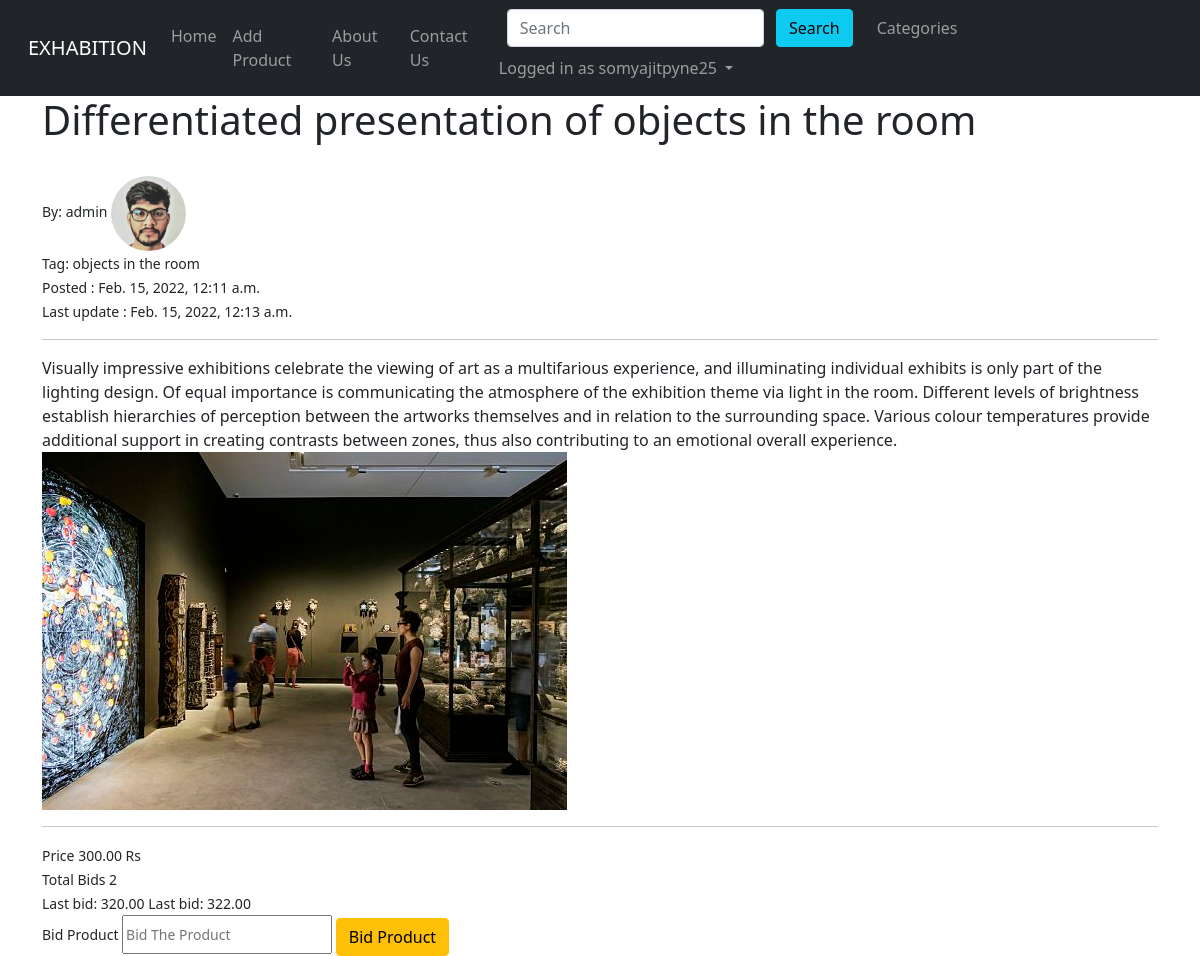
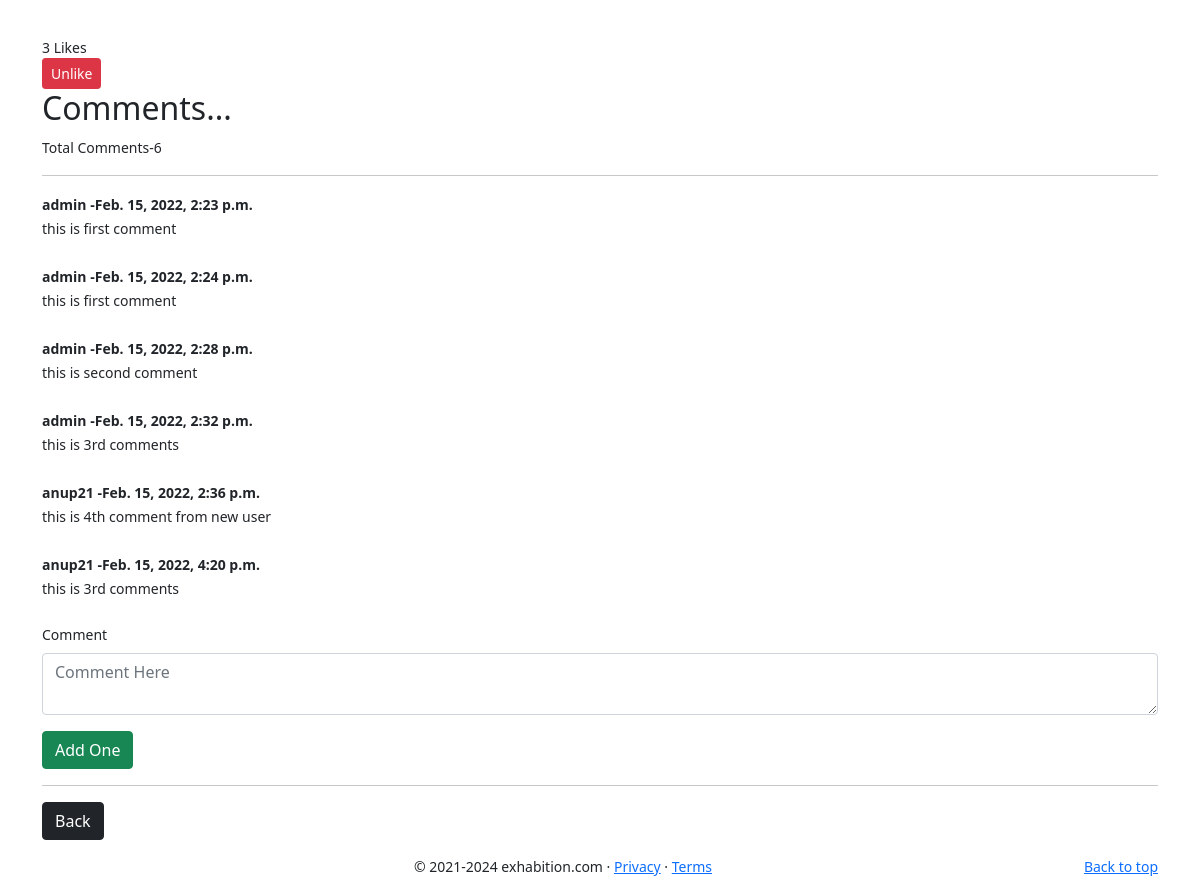
/Product/5 (signed in), run on the app's committed database (2 pictures, top to bottom).
### home/models.py (models this page shows, shortened)
class Product(models.Model):
    title=models.CharField(max_length=255)
    product_image=models.ImageField(null=True, blank=True,upload_to='images/')
    title_tag=models.CharField(max_length=255)
    author=models.ForeignKey(User, on_delete=models.CASCADE)
    desc=RichTextField(blank=True, null=True)
    price=models.DecimalField(max_digits=8, decimal_places=2)
    category=models.CharField(max_length=255)
    likes=models.ManyToManyField(User,related_name='product_posts')
    created_at=models.DateTimeField(auto_now_add=True)
    updated_at = models.DateTimeField(auto_now=True)
    def total_likes(self):
        return self.likes.count()

class Profile(models.Model):
    user=models.OneToOneField(User, null=True, on_delete=models.CASCADE)
    bio=models.TextField()
    profile_pic=models.ImageField(null=True, blank=True,upload_to='images/profile/')
    website_url=models.CharField(max_length=255,null=True, blank=True)
    facebook_url=models.CharField(max_length=255,null=True, blank=True)
    twitter_url=models.CharField(max_length=255,null=True, blank=True)
    instagram_url=models.CharField(max_length=255,null=True, blank=True)

class Bid(models.Model):
    product=models.ForeignKey(Product, related_name="bids", on_delete=models.CASCADE)
    author=models.ForeignKey(User, on_delete=models.CASCADE)
    bid_price=models.DecimalField(max_digits=8, decimal_places=2)
    parrent=models.ForeignKey('self', on_delete=models.CASCADE, null=True)
    created_at=models.DateTimeField(auto_now_add=True)
    updated_at=models.DateTimeField(auto_now=True)

class Comment(models.Model):
    product=models.ForeignKey(Product, related_name="comments", on_delete=models.CASCADE)
    author=models.ForeignKey(User, on_delete=models.CASCADE)
    body=models.TextField()
    parrent=models.ForeignKey('self', on_delete=models.CASCADE, null=True)
    created_at=models.DateTimeField(auto_now_add=True)

### home/productViews.py (the view)
# urls.py: path('Product/<int:pk>', ProductDetailsView.as_view(), name='Product_Details'),
class ProductDetailsView(DetailView):
    model=Product
    template_name='product/product_details.html'
    def get_context_data(self, *args, **kwargs):
        context=super(ProductDetailsView, self).get_context_data(*args, **kwargs)
        product_post = get_object_or_404(Product, id=self.kwargs['pk'])
        liked=False
        if product_post.likes.filter(id=self.request.user.id).exists():
            liked=True
        total_likes=product_post.total_likes()
        context['total_likes']=total_likes
        context['liked']=liked
        return context

### templates/product/product_details.html (shortened to what this page needs)
{% extends 'base.html' %}
{% load static %}
{% block body %}
<div class='container'>
    <h1>{{ product.title }}</h1>
    <br>
    <small>
        By: {{ product.author.username }}
        {% if user.profile.profile_pic %}
        <img src="{{ user.profile.profile_pic.url }}" class="rounded-circle"  width=75 height=75>
        {% else %}
            <img src="{% static 'img/avatar.jpg' %}" alt="Avatar"  class="rounded-circle"  width=75 height=75>
        {% endif %}
        <br>
        Tag: {{ product.title_tag }}
        <br>
        Posted : {{ product.created_at }} <br>Last update : {{ product.updated_at }}
        <br>
    </small>
    <hr>
    {{ product.desc|safe }}
    <img src=" {{ product.product_image.url }} ">
    <br>
    <hr>
    <small> Price {{ product.price }} Rs </small>
    <br>
    <small> Total Bids {{ product.bids.all.count }} </small>
    <br>
        {% if not product.bids.all %}
        <small>Make Your First Bid</small>
        {% else %}
        {% for bid in product.bids.all  %}
        <small> Last bid: {{ bid.bid_price }} </small>
        {% endfor %}
        {% endif %}
    {% if user.is_authenticated %}
        <small>
                        <div class="form-group">
                            <form action="{% url 'bid_product' product.pk %}" method="POST" >
                                    <label for="bid_product">Bid Product</label>
                                        <input type="number" class="col-form-label" id="bid_price" min="{{ product.price }} " name="bid_price" placeholder="Bid The Product"></input>
                                    <small><button class="btn btn-warning sm sm mr-2">Bid Product</button>
                                    </small>
                                </form>
                        </div>
    {% endif %}
    <form action="{% url 'like_product' product.pk %}" method="POST">
        <br>
        {% if user.is_authenticated %}
            {% if liked %}
            {{ total_likes }} Likes
            <br>
                <button type="submit", name="product_id", value="{{ product.id }}" class="btn btn-danger btn-sm" >Unlike</button>
                <br>
            {% else %}
            {{ total_likes }} Likes
            <br>
                <button type="submit", name="product_id", value="{{ product.id }}" class="btn btn-primary btn-sm" >Like</button>
            {% endif %}
        {% else %}
            <small>
                <button type="button" class="btn btn-primary sm mr-2" data-toggle="modal" data-target="#loginModal">Login</button>
                to like
            </small>
            - {{ total_likes }} Likes
        {% endif %}
        </form>
        <h2>Comments...</h2>
        Total Comments-{{ product.comments.all.count }}
        <br>
        <hr>
        {% if not product.comments.all %}
                No Comments Yet..
                <br>
                <div class="form-group">
                    <form action="{% url 'add_comment' product.pk %}" method="POST" >
                        {% csrf_token %}
                        <div class="form-group">
                            <input type="hidden" name="productId" value="{{ product.pk }}">
                            <label for="comment">Comment</label>
                            <div class="input-group">
                                <textarea class="form-control" aria-label="With textarea" id="comment" name="comment" placeholder="Comment Here"></textarea>
                            </div>
                        </div>
                    <button class="btn btn-success">Add One</button>
                    </form>
                </div>
                {% else %}
                        {% for comment in product.comments.all %}
                            <strong>
                                {{comment.author}} -{{ comment.created_at }}
                            </strong>
                            <br>
                            {{ comment.body }}
                            <br><br>
                        {% endfor %}
                        {% if user.is_authenticated %}
                        <div class="form-group">
                            <form action="{% url 'add_comment' product.pk %}" method="POST" >
                                <div class="form-group">
                                    <label for="comment">Comment</label>
                                    <div class="input-group">
                                        <textarea class="form-control" aria-label="With textarea" id="comment" name="comment" placeholder="Comment Here"></textarea>
                                    </div>
                                </div>
                            <button class="btn btn-success">Add One</button>
                            </form>
                        </div>
                        {% endif %}
                {% endif %}
        <hr>
    <a href="{% url 'homeView' %}" class="btn btn-dark">Back</a>
</div>
{% endblock body %}

### templates/nav.html (shortened to what this page needs)
{% load static %}
<nav class="navbar navbar-expand-lg navbar-dark bg-dark">
        <div class="container-fluid">
            <a class="navbar-brand" href="/">EXHABITION</a>
            <div class="collapse navbar-collapse" id="navbarSupportedContent">
                <ul class="navbar-nav me-auto mb-2 mb-lg-0">
                    <li class="nav-item ">
                      <a class="nav-link {% block homeactive %}{% endblock homeactive %} " aria-current="page" href="/">Home</a>
                    </li>
                    {% if user.is_authenticated %}
                    <li class="nav-item ">
                      <a class="nav-link {% block blogactive %}{% endblock blogactive %}" href="Add_Product">Add Product</a>
                    </li>
                    {% endif %}
                    <li class="nav-item ">
                      <a class="nav-link {% block aboutactive %}{% endblock aboutactive %}" href="/about">About Us</a>
                    </li>
                     <li class="nav-item ">
                      <a class="nav-link {% block contactactive %}{% endblock contactactive %}" href="/contact">Contact Us</a>
                    </li>
                  </ul>
                <div class="ml auto form-inline">
                    <form method="get" action="/search" class=" my-2 mx-3 my-lg-0">
                        <input class="form-control mr-sm-2" type="search" placeholder="Search" aria-label="Search"
                            name="query" id="query">
                        <button class="btn btn-info my-2 my-sm-0" type="submit">Search</button>
                    </form>
                    {% if cats_menu %}
                    <li class="nav-item dropdown">
                      <button class="btn btn-secondary dropdown-toggle mr-2" type="button" id="dropdownMenuButton1" data-bs-toggle="dropdown" aria-expanded="false">
                        Categories
                      </button>
                      <ul class="dropdown-menu" aria-labelledby="navbarDropdown">
                        {% for cats in cats_menu %}
                      <li><a class="dropdown-item" href="{% url 'category' cats|slugify %}">{{ cats }}</a> </li>
                      {% endfor %}
                    </ul>
                    </li>
                    {% else %}
                    <ul class="navbar-nav me-auto mb-2 mb-lg-0">
                    <li class="nav-item">
                      <a class="nav-link" href="{% url 'category_list' %}">Categories</a>
                    </li>
                  </ul>
                    {% endif %}
                    {% if user.is_authenticated %}
                    <ul class="navbar-nav mr-2">
                        <li class="nav-item dropdown">
                            <a class="nav-link dropdown-toggle" href="#" id="navbarDropdown" role="button"
                                data-toggle="dropdown" aria-haspopup="true" aria-expanded="false">
                                Logged in as {{request.user}}
                            </a>
                        </li>
                    </ul>
                    {% endif %}
                </div>
            </div>
        </div>
</nav>

### data on the page
Product: title "Differentiated presentation of objects in the room", author.username "admin", title_tag "objects in the room", created_at "Feb. 15, 2022, 12:11 a.m.", updated_at "Feb. 15, 2022, 12:13 a.m.", desc "Visually impressive exhibitions celebrate the viewing of art as a multifarious experience, and illuminating individual exhibits is only part of the lighting design. Of equal importance is communicating the atmosphere of the exhibition theme via light in the room. Different levels of brightness establish hierarchies of perception between the artworks themselves and in relation to the surrounding space. Various colour temperatures provide additional support in creating contrasts between zones, thus also contributing to an emotional overall experience.", product_image (picture), price "300.00", bids.all.count "2", comments.all.count "6"
Bid: bid_price "320.00"
Bid: bid_price "322.00"
Comment: author "admin", created_at "Feb. 15, 2022, 2:23 p.m.", body "this is first comment"
Comment: author "admin", created_at "Feb. 15, 2022, 2:24 p.m.", body "this is first comment"
Comment: author "admin", created_at "Feb. 15, 2022, 2:28 p.m.", body "this is second comment"
Comment: author "admin", created_at "Feb. 15, 2022, 2:32 p.m.", body "this is 3rd comments"
Comment: author "anup21", created_at "Feb. 15, 2022, 2:36 p.m.", body "this is 4th comment from new user"
Comment: author "anup21", created_at "Feb. 15, 2022, 4:20 p.m.", body "this is 3rd comments"

### other printed values
{{ request.user }} "somyajitpyne25"
{{ total_likes }} "3"
